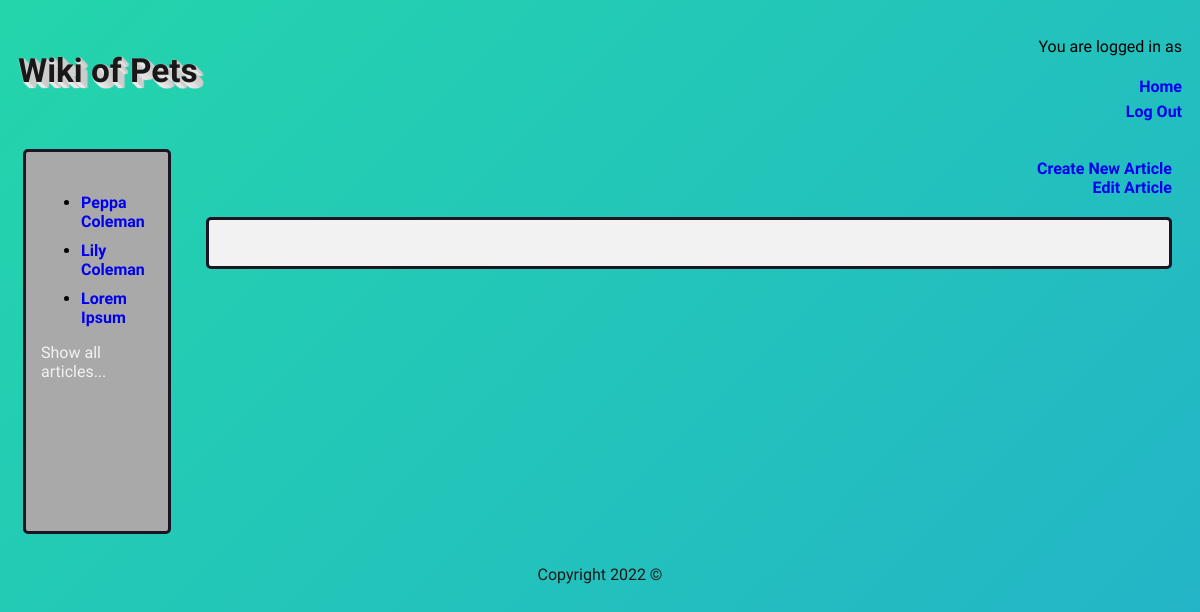
Before: /wiki.php (signed in) with the older database file.
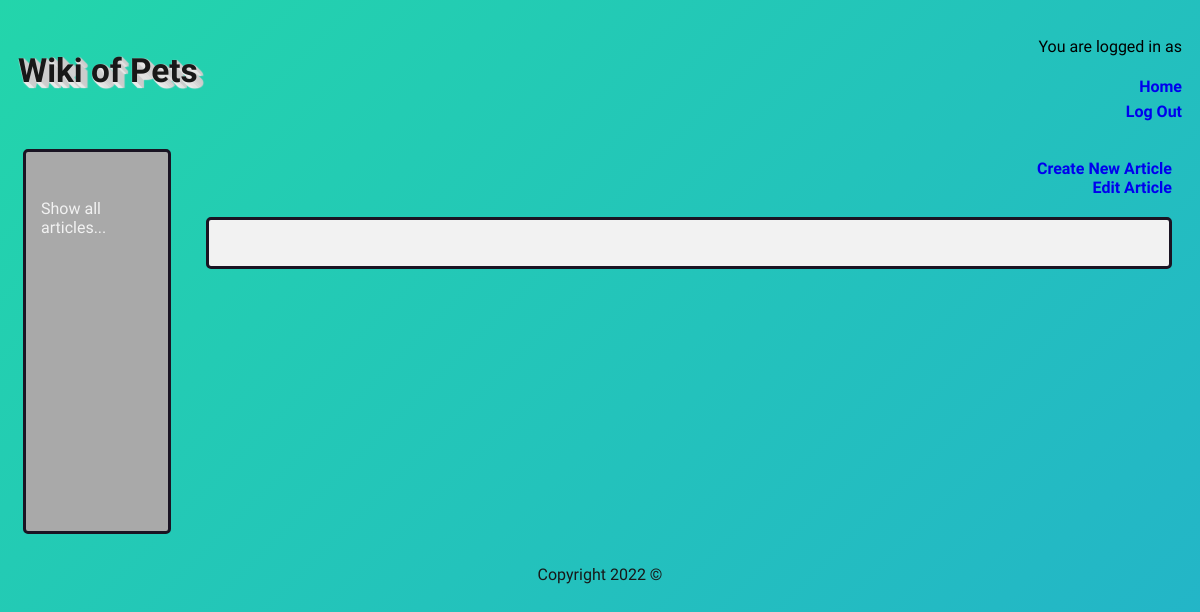
After: the same page with the newer database file.
### tables this page shows
CREATE TABLE `article` (
  `article_id` int(11) NOT NULL,
  `article_short_title` varchar(32) NOT NULL,
  `article_title` varchar(32) NOT NULL,
  `article_body` text NOT NULL,
  `article_photo` varchar(64) DEFAULT NULL,
  `article_birthdate` date DEFAULT NULL
);

### database.php (called while the page is built, shortened)
<?php
$HOST = "localhost";
$USERNAME = "INFX371";
$PASSWORD = "P*ssword";
$DB_NAME = "wiki";
$conn = new mysqli($HOST, $USERNAME, $PASSWORD, $DB_NAME);
$stmt = $conn->query("SELECT * FROM article");
$stmtTwo = $conn->query("SELECT * FROM `article`ORDER BY `article_id`DESC LIMIT 5;");
$topArticle = $stmtTwo->fetch_all();
?>

### wiki.php (the view, shortened to what this page needs)
<?php
include "database.php";
?>
<!DOCTYPE html lang="en">
<?php include "header.php" ?>
<div class="bigcontainer">
<div class="container">
<div class="sideBar">
  <ul>
  <?php
   foreach ($topArticle as $row){
    echo "<li><a href=wiki.php?shortTitle=$row[1] title='$row[2]'>$row[2]</li></a>";
  }
  ?>
  </ul>
  <a  href="showall.php">Show all articles...</a>
</div>
<div class="articleDivs">
  <?php
      $shortTitle = $_GET["shortTitle"];
      $articleQuery = "SELECT * FROM article WHERE article_short_title = '$shortTitle';";
      $stmt = $conn->query($articleQuery);
      $article = $stmt->fetch_row();
      ?>
      <div class="articletitle">
          <div class="addCreateLinks">
            <a href="update.php?shortTitle=<?=$article[1]?>">Edit Article</a>
            <a href="add.php">Create New Article</a>
          </div>
        </div>
        <div class="square">
        </div>
      </div>
  </div>
</div>
<?php include "footer.php";?>
</body>
</html>

### header.php (shortened to what this page needs)
<head>
    <link rel="stylesheet" href="style.css" type="text/css"/>
</head>
<body>
    <header>
        <div class="topBar">
            <div class="logo">
            <p id="wikiTitle">Wiki of Pets</p>
            </div>
            <div id="filler"></div>
            <div class="logOutArea">
              <?php
                if (isset($_SESSION["isLoggedIn"])){
                  echo "<a href='./logOut.php'>Log Out</a>";
                  echo "<a href='./index.php'>Home</a>";
                  echo "<p>You are logged in as " . $_SESSION["username"] . "</p>";
                }
              ?>
            </div>
        </div>
    </header>

### footer.php
<footer>
    <p>Copyright 2022 &copy</p>
</footer>

### style.css (style rules this page uses)
body { background: linear-gradient(-45deg, #ee7752, #e73c7e, #23a6d5, #23d5ab); background-size: 400% 400%; animation: gradient 15s ease infinite; height: 100vh; font-family: 'Sarabun', sans-serif; display: flex; flex: 1; flex-direction: column; }
.topBar { display: flex; flex-direction: row; flex-grow: 0; }
.addCreateLinks { display: flex; align-self: flex-end; flex-direction: column-reverse; align-items: end; }
.logo { display: flex; flex-basis: content; flex-direction: column; flex-wrap: wrap; align-self: flex-start; padding: 10px; }
.logOutArea { display: flex; flex-direction: column-reverse; align-items: flex-end; justify-content: space-around; padding: 10px; }
.sideBar { background-color: darkgray; text-align: left; border-radius: 5px; border-style: solid; border-color: #1A1423; display: flex; flex-basis: 10%; margin: 15px; padding: 15px; flex-direction: column; }
.sideBar > a { font-weight: normal; color: #f2f2f2; }
.square { background-color: #f2f2f2; border-radius: 5px; border-style: solid; border-color: #1A1423; color: #1A1423; padding: 15px; margin: 20; }
.articleTitle { display: flex; justify-content: space-between; margin: 20; margin-bottom: 0; }
.articleDivs { display: flex; flex-direction: column; flex-basis: 90%; }
.container { display: flex; flex: 1; flex-direction: row; }
#wikiTitle { font-weight: bolder; font-size: 25pt; color: #181818; text-shadow: 1px 0px 1px #CCCCCC, 0px 1px 1px #EEEEEE, 2px 1px 1px #CCCCCC, 1px 2px 1px #EEEEEE, 3px 2px 1px #CCCCCC, 2px 3px 1px #EEEEEE, 4px 3px 1px #CCCCCC, 3px 4px 1px #EEEEEE, 5px 4px 1px #CCCCCC, 4px 5px 1px #EEEEEE, 6px 5px 1px #CCCCCC, 5px 6px 1px #EEEEEE, 7px 6px 1px #CCCCCC; }
#filler { flex: auto; }
footer { background-color: transparent; display: flex; flex-direction: column; text-align: center; flex-grow: 0.5; color: #181818; }
a { font-weight: bold; }
a:link, a:visited { text-decoration: none; }
.bigcontainer { display: flex; flex: 1; }
ul li { padding-top: 10px; }

Changed rows visible on the page:
removed article: article_title "Peppa Coleman"
removed article: article_title "Lily Coleman"
removed article: article_title "Lorem Ipsum"
